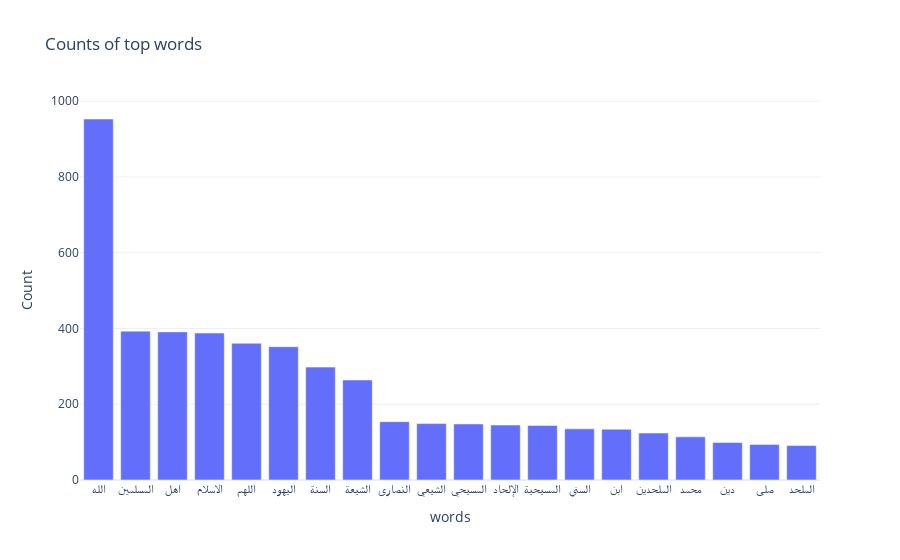

The notebook cell this image was saved under:
### Code cell
all_words = ' '.join([text for text in df['tidy_tweet']])


x = all_words.split()

a = nltk.FreqDist(x)
d = pd.DataFrame({'words': list(a.keys()), 'Count': list(a.values())})

# selecting top 20 most frequent hashtags
d = d.nlargest(columns="Count", n = 20)
ticks = d.words.tolist()

for i, label in enumerate(ticks):
    ticks[i] = get_display(arabic_reshaper.reshape(label))


fig = px.bar(d[:20], x='words', y='Count', title='Counts of top words', template='plotly_white')
fig.show()

### Figure 1 — Plotly figure (JSON) as saved in the notebook; plotly's stock layout.template omitted (floating-point values rounded to 4 significant figures)
{"data": [{"alignmentgroup": "True", "hovertemplate": "words=%{x}<br>Count=%{y}<extra></extra>", "legendgroup": "", "marker": {"color": "#636efa", "pattern": {"shape": ""}}, "name": "", "offsetgroup": "", "orientation": "v", "showlegend": false, "textposition": "auto", "type": "bar", "x": ["الله", "المسلمين", "اهل", "الاسلام", "اللهم", "اليهود", "السنة", "الشيعة", "النصارى", "الشيعي", "المسيحي", "الإلحاد", "المسيحية", "السني", "ابن", "الملحدين", "محمد", "دين", "صلى", "الملحد"], "xaxis": "x", "y": [953, 393, 391, 388, 361, 352, 298, 264, 154, 149, 148, 145, 144, 135, 134, 124, 114, 99, 94, 91], "yaxis": "y"}], "layout": {"barmode": "relative", "legend": {"tracegroupgap": 0}, "title": {"text": "Counts of top words"}, "xaxis": {"anchor": "y", "domain": [0, 1], "title": {"text": "words"}}, "yaxis": {"anchor": "x", "domain": [0, 1], "title": {"text": "Count"}}}}
